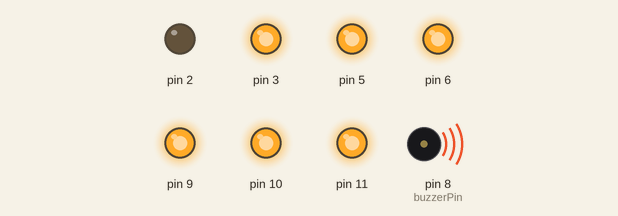
A sketch run on a simulated Arduino Uno, built with avr-gcc and run on an emulated ATmega328P. Parts: output pins drawn as LEDs (lit = HIGH), buzzer (waves = sounding, pin HIGH).

Above: at 0.01 s.
At 1.3 s:
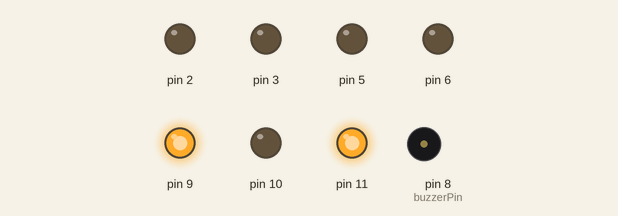
At 2.4 s:
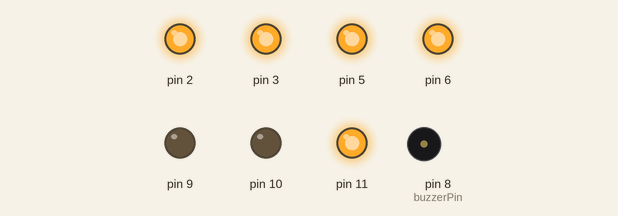
At 4.6 s:
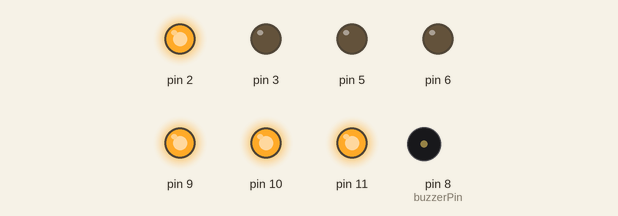
At 6.8 s:
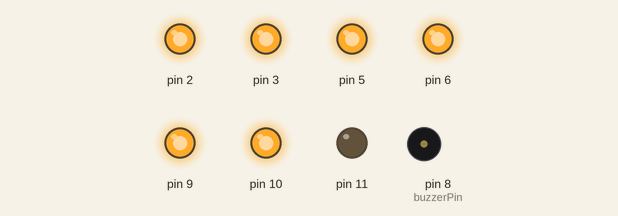
At 10.1 s:
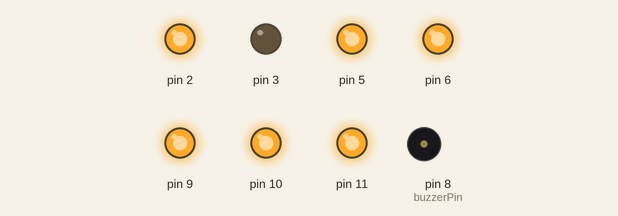
Timing chart, 0 to 11.6 s (numbered marks = the images above):
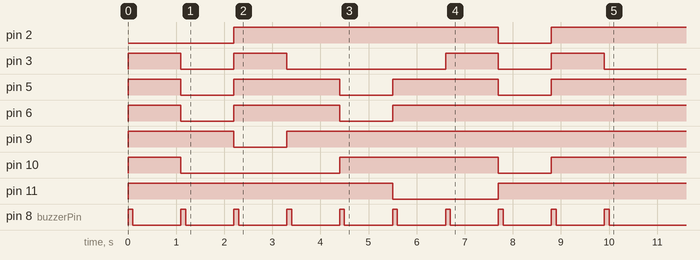

The sketch:

SSD_0to9_WithBuzzer_CustomPins.ino
```cpp
#define buzzerPin 8

void setup() {
  pinMode(2, OUTPUT);    // g
  pinMode(10, OUTPUT);   // f
  pinMode(6, OUTPUT);    // a
  pinMode(11, OUTPUT);   // b
  pinMode(3, OUTPUT);    // e
  pinMode(5, OUTPUT);    // d
  pinMode(9, OUTPUT);    // c

  pinMode(buzzerPin, OUTPUT);

  display0(); beep(); delay(1000);
  display1(); beep(); delay(1000);
  display2(); beep(); delay(1000);
  display3(); beep(); delay(1000);
  display4(); beep(); delay(1000);
  display5(); beep(); delay(1000);
  display6(); beep(); delay(1000);
  display7(); beep(); delay(1000);
  display8(); beep(); delay(1000);
  display9(); beep(); delay(1000);
}

void loop() {
  // Nothing here
}

void beep() {
  digitalWrite(buzzerPin, HIGH);
  delay(100);
  digitalWrite(buzzerPin, LOW);
}

void display0() {
  digitalWrite(6, HIGH);  // a
  digitalWrite(11, HIGH); // b
  digitalWrite(9, HIGH);  // c
  digitalWrite(5, HIGH);  // d
  digitalWrite(3, HIGH);  // e
  digitalWrite(10, HIGH); // f
  digitalWrite(2, LOW);   // g off
}

void display1() {
  digitalWrite(6, LOW);
  digitalWrite(11, HIGH);
  digitalWrite(9, HIGH);
  digitalWrite(5, LOW);
  digitalWrite(3, LOW);
  digitalWrite(10, LOW);
  digitalWrite(2, LOW);
}

void display2() {
  digitalWrite(6, HIGH);
  digitalWrite(11, HIGH);
  digitalWrite(9, LOW);
  digitalWrite(5, HIGH);
  digitalWrite(3, HIGH);
  digitalWrite(10, LOW);
  digitalWrite(2, HIGH);
}

void display3() {
  digitalWrite(6, HIGH);
  digitalWrite(11, HIGH);
  digitalWrite(9, HIGH);
  digitalWrite(5, HIGH);
  digitalWrite(3, LOW);
  digitalWrite(10, LOW);
  digitalWrite(2, HIGH);
}

void display4() {
  digitalWrite(6, LOW);
  digitalWrite(11, HIGH);
  digitalWrite(9, HIGH);
  digitalWrite(5, LOW);
  digitalWrite(3, LOW);
  digitalWrite(10, HIGH);
  digitalWrite(2, HIGH);
}

void display5() {
  digitalWrite(6, HIGH);
  digitalWrite(11, LOW);
  digitalWrite(9, HIGH);
  digitalWrite(5, HIGH);
  digitalWrite(3, LOW);
  digitalWrite(10, HIGH);
  digitalWrite(2, HIGH);
}

void display6() {
  digitalWrite(6, HIGH);
  digitalWrite(11, LOW);
  digitalWrite(9, HIGH);
  digitalWrite(5, HIGH);
  digitalWrite(3, HIGH);
  digitalWrite(10, HIGH);
  digitalWrite(2, HIGH);
}

void display7() {
  digitalWrite(6, HIGH);
  digitalWrite(11, HIGH);
  digitalWrite(9, HIGH);
  digitalWrite(5, LOW);
  digitalWrite(3, LOW);
  digitalWrite(10, LOW);
  digitalWrite(2, LOW);
}

void display8() {
  digitalWrite(6, HIGH);
  digitalWrite(11, HIGH);
  digitalWrite(9, HIGH);
  digitalWrite(5, HIGH);
  digitalWrite(3, HIGH);
  digitalWrite(10, HIGH);
  digitalWrite(2, HIGH);
}

void display9() {
  digitalWrite(6, HIGH);
  digitalWrite(11, HIGH);
  digitalWrite(9, HIGH);
  digitalWrite(5, HIGH);
  digitalWrite(3, LOW);
  digitalWrite(10, HIGH);
  digitalWrite(2, HIGH);
}
```
